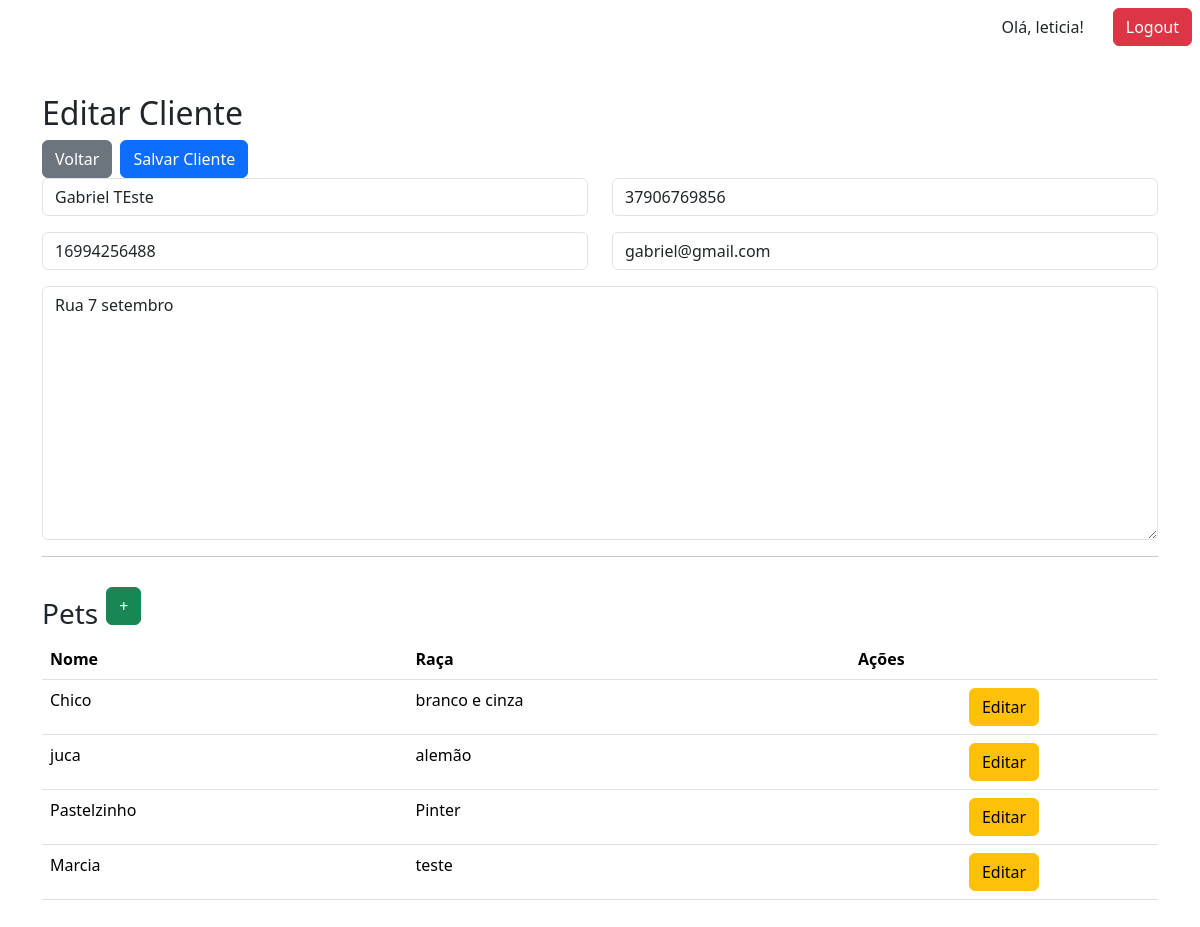
Screenshot of /clientes/1/edit/ (signed in) with the database file from the repository.
### core/models.py (models this page shows, shortened)
class Cliente(models.Model):
    usuario = models.OneToOneField(User,
                                   on_delete=models.CASCADE,
                                   related_name='cliente', null=True)
    nome = models.CharField(max_length=100)
    cpf = models.CharField(max_length=11, blank=True, null=True)
    telefone = models.CharField(max_length=15)
    email = models.EmailField()
    endereco = models.TextField()

class Animal(models.Model):
    ESPECIES = [
        ('C', 'Cachorro'),
        ('G', 'Gato'),
        ('O', 'Outros'),
    ]
    nome = models.CharField(max_length=100)
    especie = models.CharField(max_length=1, choices=ESPECIES)
    raca = models.CharField(max_length=100)
    idade = models.PositiveIntegerField(null=True, blank=True)
    peso = models.DecimalField(max_digits=5, decimal_places=2, null=True, blank=True)
    dono = models.ForeignKey(Cliente, on_delete=models.CASCADE, related_name='animais')

### core/views.py (the view)
# urls.py: path('clientes/<int:pk>/edit/', views.edit_cliente, name='edit_cliente'),
@login_required(login_url='login')
def edit_cliente(request, pk):
    cliente = get_object_or_404(Cliente, pk=pk)
    animais = cliente.animais.all()
    form_pet = AnimalForm()
    if request.method == 'POST':
        form = ClienteForm(request.POST, instance=cliente)
        if form.is_valid():
            form.save()
            return redirect('lista_clientes')
    else:
        form = ClienteForm(instance=cliente)
        forms_pet = {}
        for animal in animais:
            forms_pet[animal.id] = AnimalForm(instance=animal)
        print(forms_pet)
    return render(request, 'cliente/edit_cliente.html', {
        'form': form,
        'cliente': cliente,
        'animais': animais,
        'form_pet': form_pet, # Add Pet
        'forms_pet': forms_pet # Edit Pet
        })

### core/forms.py (shortened to what this page needs)
class ClienteForm(forms.ModelForm):
    class Meta:
        model = Cliente
        fields = ['nome', 'cpf', 'telefone', 'email', 'endereco']
    def __init__(self, *args, **kwargs):
        super().__init__(*args, **kwargs)
        for field in self.fields.values():
            field.widget.attrs.update({'class': 'form-control'})

class AnimalForm(forms.ModelForm):
    class Meta:
        model = Animal
        fields = ['nome', 'especie', 'raca', 'idade', 'peso']
        widgets = {
            'nome': forms.TextInput(attrs={'class': 'form-control'}),
            'idade': forms.NumberInput(attrs={'class': 'form-control'}),
            'especie': forms.Select(attrs={'class': 'form-select'}),
            'raca': forms.TextInput(attrs={'class': 'form-control'}),
            'peso': forms.NumberInput(attrs={'class': 'form-control'}),
        }

### core/templatetags/custom_tags.py (called while the page is built)
@register.filter
def get_item(dictionary, key):
    return dictionary.get(key)

### templates/cliente/edit_cliente.html (shortened to what this page needs)
{% extends 'base.html' %}
{% load custom_tags %}
{% block content %}
<form method="post">
     <div class="page-header">
        <h2 class="page-title">Editar Cliente</h2>
        <div class="d-flex align-items-center gap-2">
            <button type="button" onclick="window.history.back()" class="btn btn-secondary">Voltar</button>
            <button type="submit" class="btn btn-primary">Salvar Cliente</button>
        </div>
    </div>
    <div class="row">
        <div class="col-md-6 mb-3">
            {{ form.nome }}
        </div>
        <div class="col-md-6 mb-3">
            {{ form.cpf }}
        </div>
        <div class="col-md-6 mb-3">
            {{ form.telefone }}
        </div>
        <div class="col-md-6 mb-3">
            {{ form.email }}
        </div>
    </div>
    {{ form.endereco }}
    <hr>
</form>
<div class="d-flex align-items-center gap-2">
    <h3 class="page-title mt-4">Pets</h3>
    <button type="button" class="btn btn-success"
        data-bs-toggle="modal" data-bs-target="#animalModal">
        +
    </button>
</div>
<table class="table" id="animalTable">
    <thead>
        <tr>
            <th>Nome</th>
            <th>Raça</th>
            <th class="table-actions">Ações</th>
        </tr>
    </thead>
    <tbody>
    {% for animal in animais %}
        <tr data-animal-id="{{ animal.id }}">
            <td>{{ animal.nome }}</td>
            <td>{{ animal.raca }}</td>
            <td class="text-center">
                <button type="button"
                        class="btn btn-warning"
                        data-bs-toggle="modal"
                        data-bs-target="#animalEditModal{{ animal.id }}">
                    Editar
                </button>
            </td>
        </tr>
{% endfor %}
</table>
{% endblock %}

### templates/base.html (shortened to what this page needs)
{% load static %}
<!doctype html>
<html lang="en">
<head>
    <link href="https://cdn.jsdelivr.net/npm/bootstrap@5.3.7/dist/css/bootstrap.min.css" rel="stylesheet">
</head>
<body>
	<div class="d-flex gap-3 align-content-center justify-content-end m-2">
		{% if request.user.is_authenticated %}
		<a class="btn btn-transparent">Olá, {{ request.user.username }}!</a>
		<a class="btn btn-danger" href="{% url 'logout' %}">Logout</a>
		{% endif %}
	</div>
	<div class="container my-5">
	{% block content %}
	{% endblock %}
	</div>
</body>
</html>

### rows the page displays
Cliente: nome "Gabriel TEste", cpf "37906769856", telefone "16994256488", email "gabriel@gmail.com", endereco "Rua 7 setembro"
Animal: nome "Chico", raca "branco e cinza"
Animal: nome "juca", raca "alemão"
Animal: nome "Pastelzinho", raca "Pinter"
Animal: nome "Marcia", raca "teste"

### other values shown
{{ request.user.username }} "leticia"
